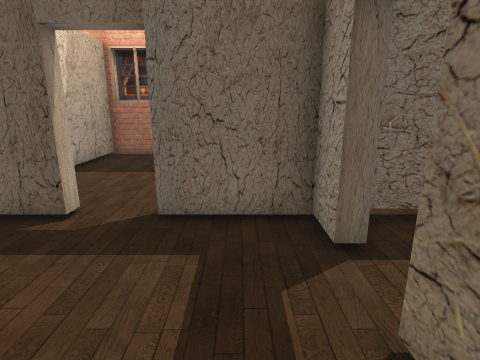
[1] (above)

23 first-person views from a walk through a scene from a Unity 3-D project. The camera is 1.3 m above the floor, tilts 14° down and sees 80° across. Doors are open. The floor is counted in squares, 0.6 m on a side. Each view is taken from the middle of a square. On the plan, view 1 faces up. The plan holds only what a view shows up to about 17 squares ahead; the rest is blank. The place goes on beyond the plan. The player character is not drawn. Some surface patterns are stand-ins.

[2]
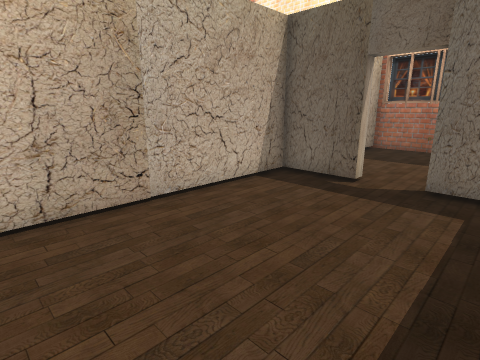

[3]
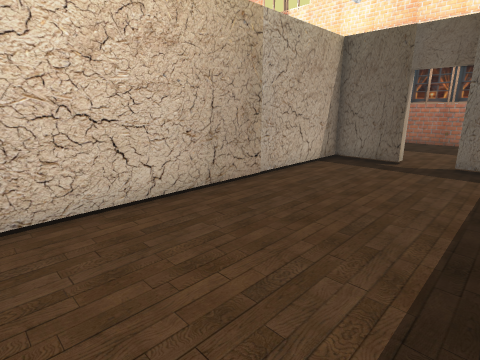

[4]
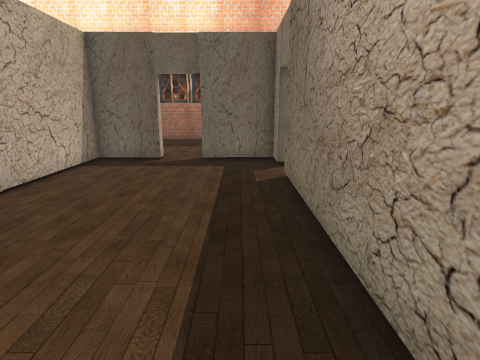

[5]
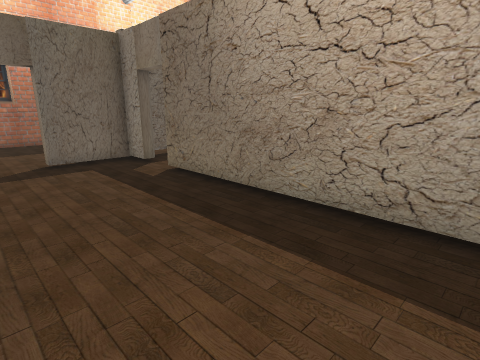

[6]
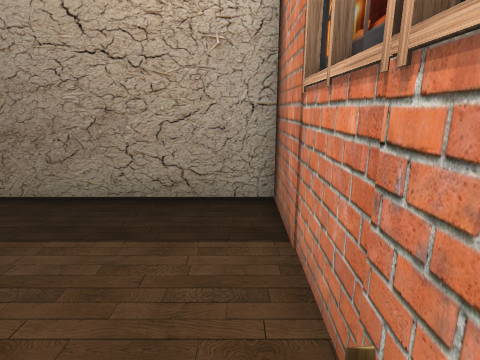

[7]
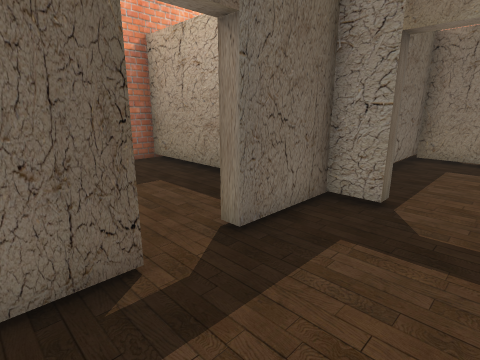

[8]
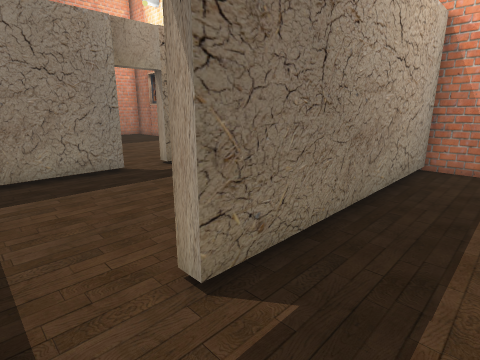

[9]
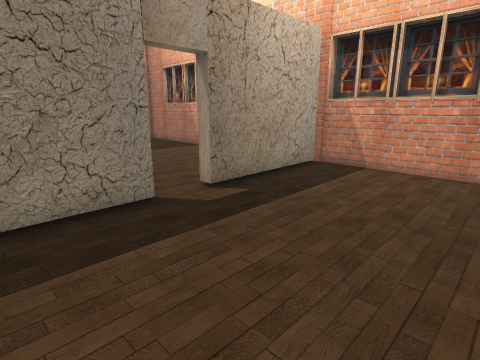

[10]
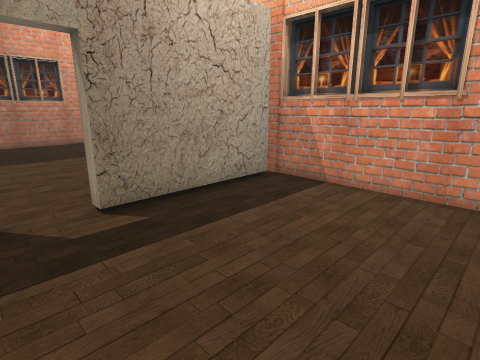

[11]
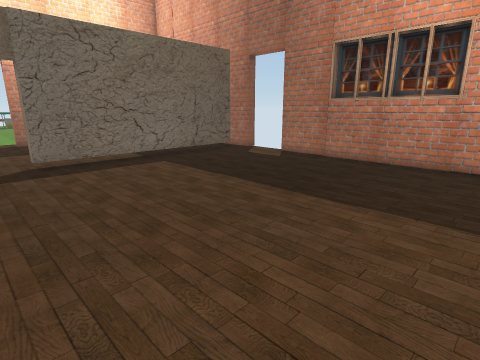

[12]
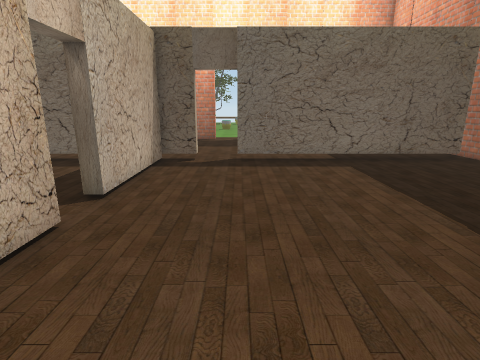

[13]
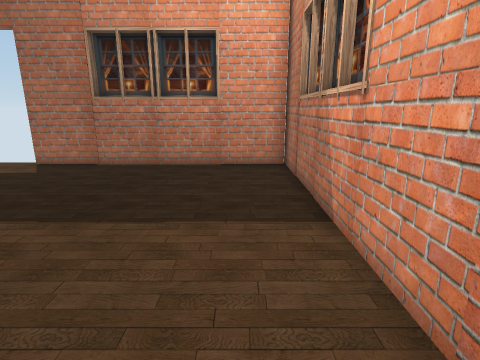

[14]
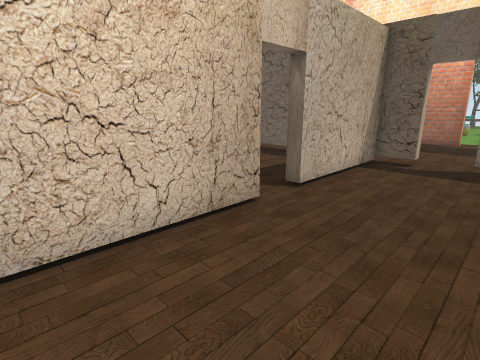

[15]
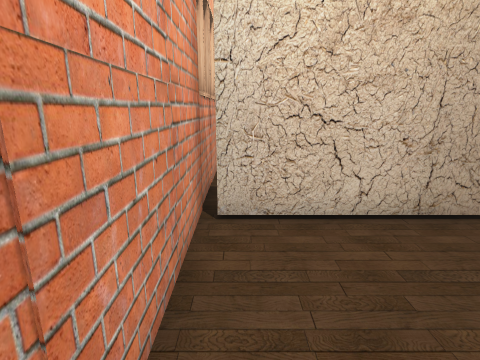

[16]
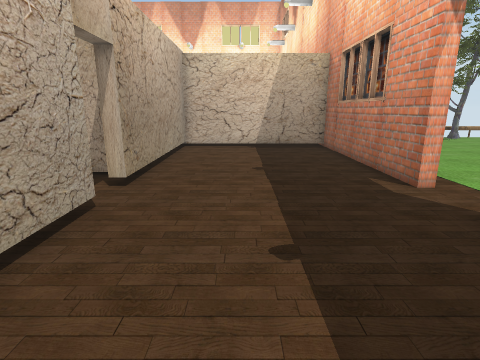

[17]
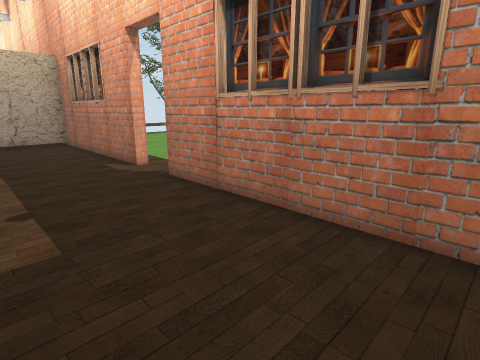

[18]
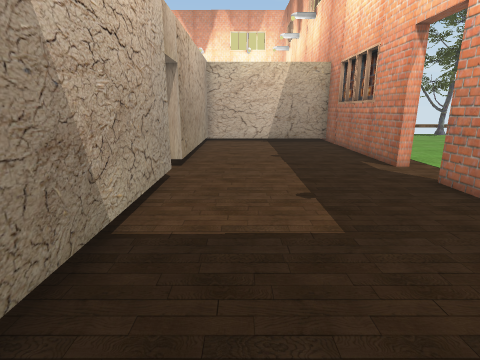

[19]
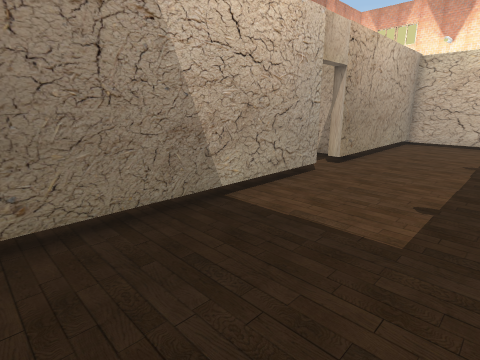

[20]
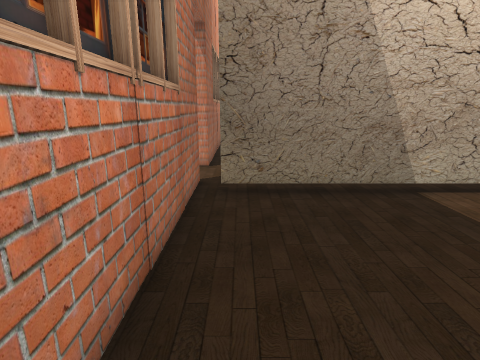

[21]
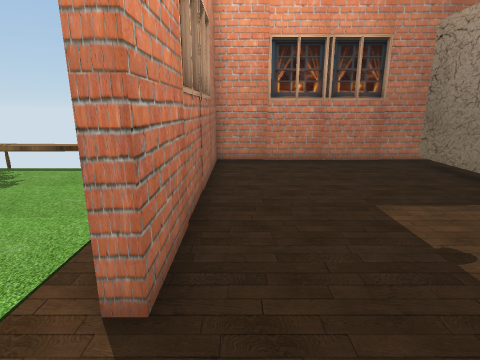

[22]
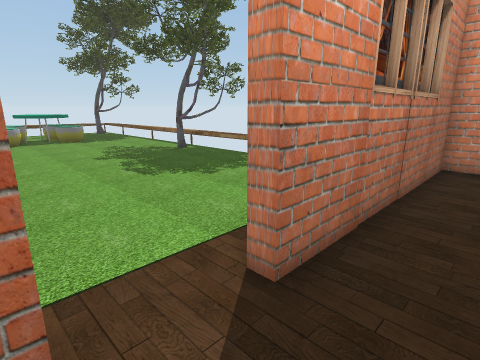

[23]
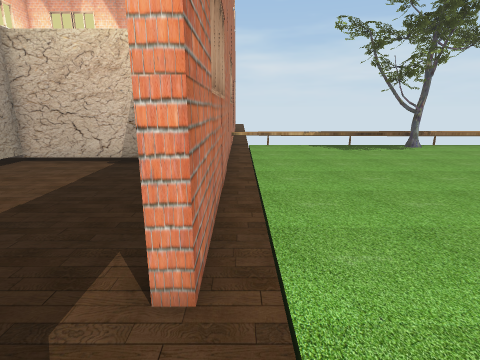

### Floor plan
Key: @ floor where view 1 was taken; # wall or solid block; . floor; D open door; T tree; O other object.
Columns run from 6 left of view 1 to 24 right of it. Each row starts with its distance up from view 1.
 33                    OO
 32                    ...
 31                    ....
 30                    .....
 29                    ......
 28   T..              .......  T
 27   T....            ........ T
 26   T.....           .......TTTT
 25    TT....          .......T#TT
 24   TTTT.....        ........TTT
 23   T..T......      ..........T
 22   T..........     ..........
 21   T............   ..........
 20    .............  ..........
 19    .............. ..........
 18    ........................
 17    .......................
 16    .....................
 15    .......###.........
 14 ##################DD##########
 13 #...... #....................#
 12 #...... #....................#
 11 #...... #....................#
 10  ...... #....................#
  9  ...... #....................#
  8  ...... #....................#
  7   ..... #....................#
  6   #DD#  #########DDD##########
  5 ###DD############DDD###########
  4 #......#D......##............DD
  3 #.......D......##............DD
  2 #......##......##............D#
  1 #......##......##............##
  0 #.....@##......##............#
 -1 #......##......DD............#
 -2 #......##......D#............#
 -3 #......##......##............#
 -4 #......##......##............#
 -5 #......##......##............#
 -6 #......##......##............#
 -7 #......##......##............#
 -8   ############################

Positions as (right, up) in squares from view 1, and headings:
1: (0, 0), facing up
2: (0, -3), facing up-left
3: (0, -7), facing up-left
4: (0, -7), facing up
5: (-4, -7), facing up-right
6: (-5, -7), facing right
7: (-5, 2), facing up-right
8: (-1, 4), facing down-right
9: (3, 3), facing down-right
10: (3, 0), facing down-right
11: (11, -7), facing up-right
12: (13, -7), facing up
13: (12, -6), facing right
14: (14, -7), facing up-left
15: (15, -7), facing left
16: (19, 9), facing left
17: (22, 9), facing up-left
18: (22, 8), facing left
19: (22, 11), facing down-left
20: (22, 13), facing down
21: (11, 13), facing right
22: (11, 12), facing up-right
23: (14, 15), facing left
